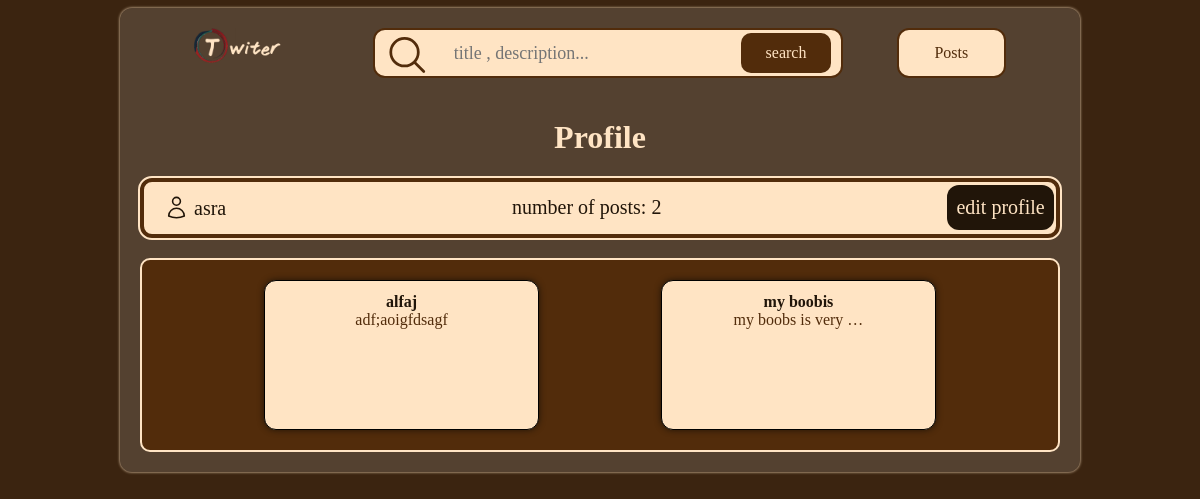
The page /blog/profile/5 (signed in) on the database its author committed.
### blog/models.py (models this page shows, shortened)
class Post(models.Model):
    class PublishedManager(models.Manager):
        def get_queryset(self):
            return super().get_queryset().filter(status=Post.Status.PUBLISHED)
    class Status(models.TextChoices):
        DRAFT = ("draft", "Draft")
        REJECTED = ("rejected", "Rejected")
        PUBLISHED = ("published", "Published")
    auther = models.ForeignKey(User, on_delete=models.CASCADE, related_name="posts")
    title = models.CharField(max_length=250)
    description = models.TextField()
    slug = models.CharField(max_length=250)
    publish = models.DateTimeField(default=timezone.now)
    create = models.DateTimeField(auto_now_add=True)
    update = models.DateTimeField(auto_now=True)
    objects = models.Manager()
    published = PublishedManager()
    status = models.CharField(max_length=250, choices=Status.choices, default=Status.DRAFT)
    class Meta:
        ordering = ['-publish']
        indexes = [
            models.Index(fields=['-publish']),
        ]

### blog/views.py (the view)
# urls.py: path('profile/<int:id>', views.profile, name='profile'),
@login_required
def profile(request, id):
    user = User.objects.get(id=id)
    posts = Post.published.filter(auther_id=id)
    context = {
        'user': user,
        'posts': posts,
        'id': id,
    }
    return render(request, 'blog/profile.html', context)

### blog/templates/blog/profile.html (shortened to what this page needs)
{% extends "parent/base_template.html" %}
{% block content%}
    <h1 style="text-align: center; color: bisque" class="prof-title">Profile</h1>
    <div class="prof">
        <div class="prof-username">
            <p>{{ user.username }}</p>
        </div>
        <p class="prof-post-number">number of posts: {{ user.posts.count }}</p>
        <a href="{% url 'blog:edit_profile' id %}" class="edit-profile">edit profile</a>
    </div>
    <div class="posts">
    {% for post in posts %}
        <div class="post">
            <a href="{% url 'blog:post_detail' post.id%}" class="title_in_list"><b>{{ post.title }}</b></a>
            <p class="text">{{ post.description|truncatewords:4}}</p>
        </div>
    {% empty %}
        <p class="no-post">no post founded!</p>
    {% endfor %}
    </div>
{% endblock %}

### blog/static/css/base.css (style rules this page uses)
* { font-family: "Comic Sans MS", serif; transition: all ease 200ms; box-sizing: border-box; }
svg { transition: none; }
body { background-color: #3b2410; }
a { text-decoration: none; display: block; }
p { margin: 0; }
.posts { border: 2px solid bisque; border-radius: 10px; display: flex; justify-content: space-evenly; flex-wrap: wrap; padding-top: 20px; background-color: #522c0b; }
.post { width: 30%; height: 150px; background-color: bisque; box-shadow: 0 0 6px #211509; border: 1px solid black; border-radius: 12px; padding: 12px; margin-bottom: 20px; }
.title_in_list { color: #211509; text-align: center; display: block; }
.text { text-align: center; color: #522c0b; }
.prof { margin: 20px auto; border-radius: 12px; display: flex; gap: 20px; width: 100%; height: 60px; font-size: 20px; color: #211509; background-color: bisque; border: 4px solid #522c0b; outline: bisque 2px solid; padding: 0 2px 0 20px; justify-content: space-between; text-align: center; line-height: 50px; }
.edit-profile { margin: auto 0; border-radius: 12px; height: 45px; width: 12%; background-color: #211509; color: bisque; line-height: 45px; }
.user-icon { width: 25px; margin-right: 5px; }
.prof-username { display: flex; align-items: center; }

### rows shown on the page
Post: title "alfaj", description "adf;aoigfdsagf"
Post: title "my boobis", description "my boobs is very …"

### other values the page prints
{{ user.username }} "asra"
{{ user.posts.count }} "2"
